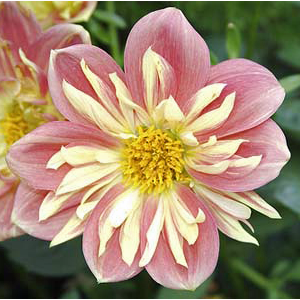
#> input picture AssignmentThree/flower.bmp, 300 x 300 px
$ python Q5.py
#> lines starting #> are read from the running program, lines starting #| are printed output that depends on the picture
#!/usr/bin/python
# -*- coding:utf-8 -*-
import numpy as np
from PIL import Image, ImageOps
from matplotlib import pyplot as plt
from numpy import linalg

# read the flower
flower = Image.open('flower.bmp')
#> flower is the input picture: PIL image 300x300 RGB; mean R, G, B 162.5, 137.8, 110.2
flower.show()

# convert it to grayscale
flower = ImageOps.grayscale(flower)
#> flower: PIL image 300x300 L

# convert image type to array
aflower = np.asarray(flower, dtype=np.uint8)
aflower = np.float32(aflower)

# compute the SVD
(U, S, Vt) = linalg.svd(aflower)
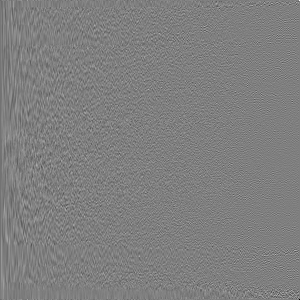
#> U: shape (300, 300) float32; min -0.707, max 0.707, mean -0.000181; drawn with min black and max white
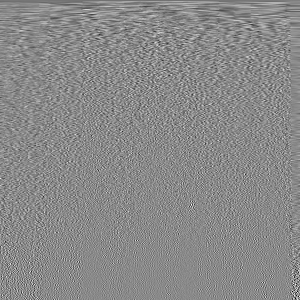
#> Vt: shape (300, 300) float32; min -0.385, max 0.328, mean -0.000188; drawn with min black and max white
#> S = 300 values, max 44672.4 at index 0, min 1.98e-11 at index 299, mean 505.3

plt.plot(S, 'b.')
plt.savefig('SingularNumbers.jpg')
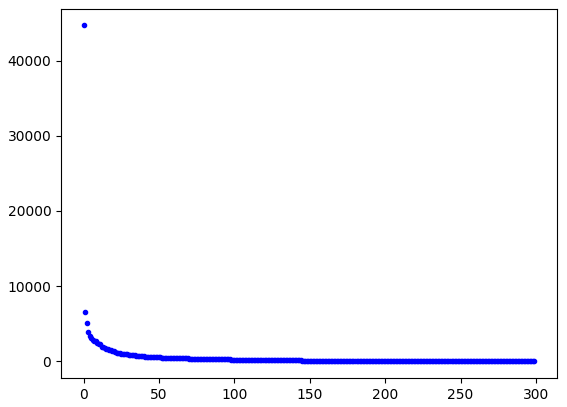
#> figure drawn by matplotlib, 1 panel; curve peaks at x = 0, y = 44672.4
plt.show()

# the first few singular values are much bigger than the others, and they decrease rapidly.

# extract the first K singular values and their corresponding vectors in U and V
K = 20
Sk = np.diag(S[:K])
Uk = U[:, :K]
Vtk = Vt[:K, :]

# form the compressed image
aImk = np.dot(Uk, np.dot(Sk, Vtk))
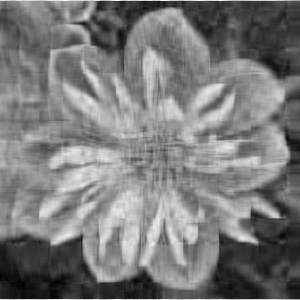
#> aImk: shape (300, 300) float32; min -7.59, max 303.5, mean 142; drawn with min black and max white
Imk = Image.fromarray(aImk)
Imk.show()
Imk.convert('RGB').save('Flower_k_20.png', 'PNG')
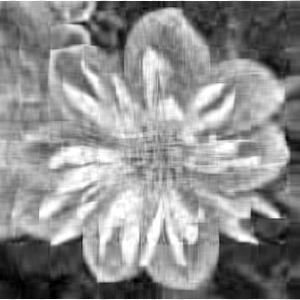
#> saved as Flower_k_20.png: PIL image 300x300 RGB; min 0, max 255, mean 141.4

# Print the compressed images for the four different values of K.
_, figs = plt.subplots(2, 2, sharey=True, sharex=True)
Ks = [20, 50, 200, 100]
for i in range(4):
	Sk = np.diag(S[:Ks[i]])
	Uk = U[:, :Ks[i]]
	Vtk = Vt[:Ks[i], :]
	if i < 2:
		figs[0, i].imshow(np.dot(Uk, np.dot(Sk, Vtk)), cmap='gray')
		figs[0, i].set_title('K={}'.format(Ks[i]))
	else:
		figs[1, i - 3].imshow(np.dot(Uk, np.dot(Sk, Vtk)), cmap='gray')
		figs[1, i - 3].set_title('K={}'.format(Ks[i]))
#> Sk: shape (100, 100) float32
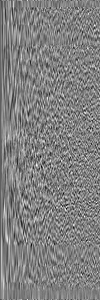
#> Uk: shape (300, 100) float32; min -0.261, max 0.253, mean -0.000572; drawn with min black and max white

plt.savefig('Different_K.png')
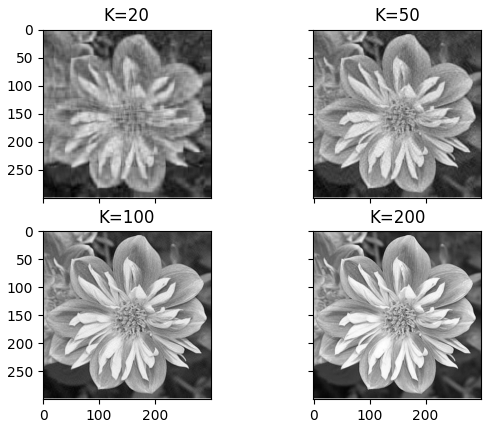
#> figure drawn by matplotlib, 4 panels
plt.show()

# with the increasing of value K, the quality of image is also increasing.

# when the K increases to 100 , the image is clear enough, so there is no need to
# transmit when K=200, although it's much closer to the origin , it is more than wasting.

$ run again, with AssignmentThree/Q4_Different_K.png saved as AssignmentThree/flower.bmp
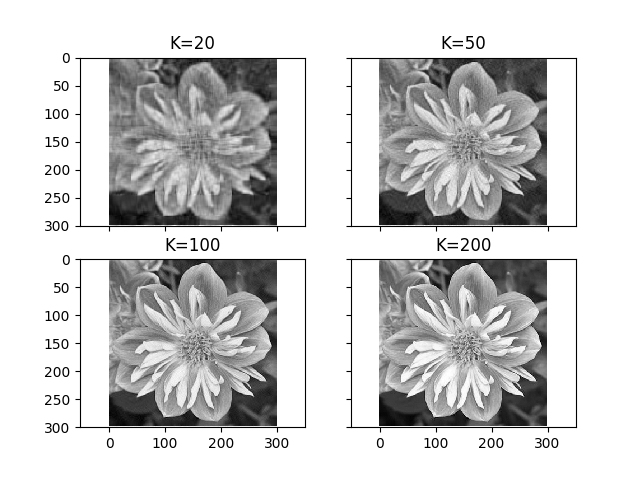
#> input picture AssignmentThree/Q4_Different_K.png, 640 x 480 px
#> flower is the input picture: PIL image 640x480 RGB; min 0, max 255, mean 205.6
#> flower: PIL image 640x480 L
#> `(U, S, Vt) = linalg.svd(aflower)`:
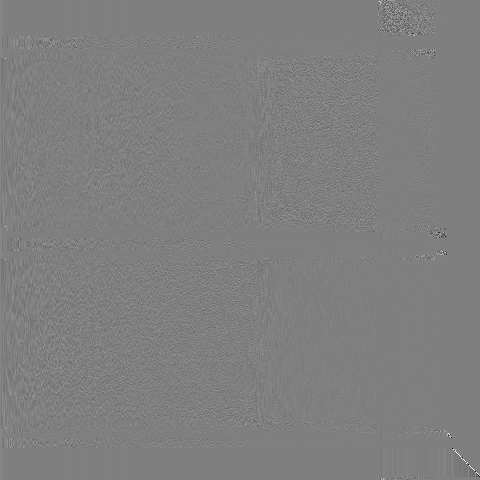
#> U: shape (480, 480) float32; min -0.982, max 0.98, mean 8.62e-05; drawn with min black and max white
#> S = 480 values, max 117712.6 at index 0, min 1.15e-11 at index 381, mean 599.8
#> `plt.savefig('Different_K.png')`:
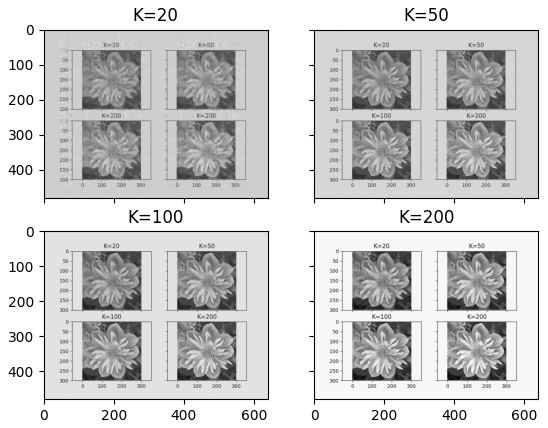
#> figure drawn by matplotlib, 4 panels
